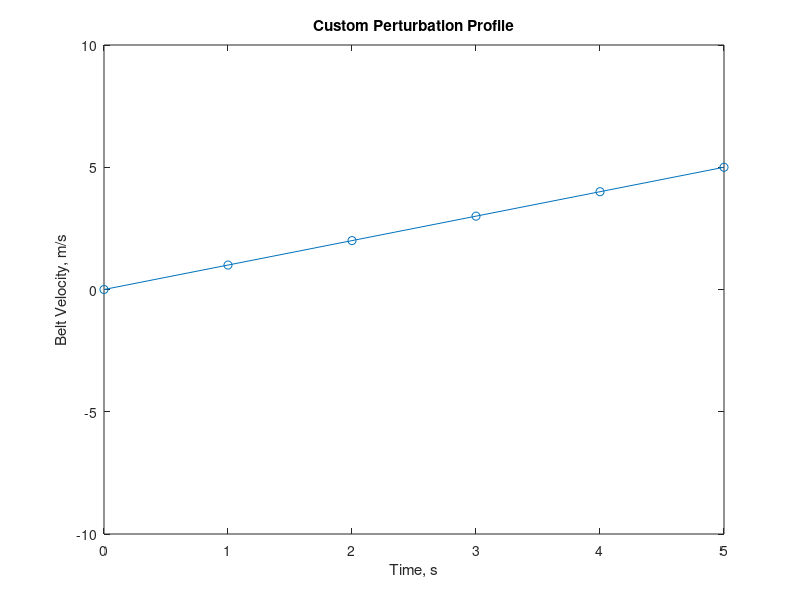

Write the MATLAB code that produced this figure. (Note: this script raises an error after producing the figure.)
% Plot a line and points
clear;clc;clf
global x1 y1
x1=[0,1,2,3,4,5];
y1=[0,1,2,3,4,5];
figure
plot(x1,y1,'-o','buttondownfcn',{@Mouse_Callback,'down'});
title('Custom Perturbation Profile')
xlabel('Time, s')
ylabel('Belt Velocity, m/s')
xlim([0 5])
ylim([-10 10])
ax = gca;
ax.XAxisLocation = 'origin';
ax.YAxisLocation = 'origin';

% Callback function for each point
function Mouse_Callback(hObj,~,action)
global x1 y1
persistent curobj xdata ydata ind 
pos = get(gca,'CurrentPoint');
switch action
  case 'down'
      curobj = hObj;
      xdata = get(hObj,'xdata');
      ydata = get(hObj,'ydata');
      [~,ind] = min(sum((xdata-pos(1)).^2+(ydata-pos(3)).^2,1));
      set(gcf,...
          'WindowButtonMotionFcn',  {@Mouse_Callback,'move'},...
          'WindowButtonUpFcn',      {@Mouse_Callback,'up'});
  case 'move'
      % vertical move
      ydata(ind) = pos(3);
      set(curobj,'ydata',ydata)
      
      % Horizontal Move
      xdata(ind) = pos(1);
      set(curobj,'xdata',xdata)
  case 'up'
      set(gcf,...
          'WindowButtonMotionFcn',  '',...
          'WindowButtonUpFcn',      '');

end

x1=curobj.YData;
y1=curobj.XData;
end
